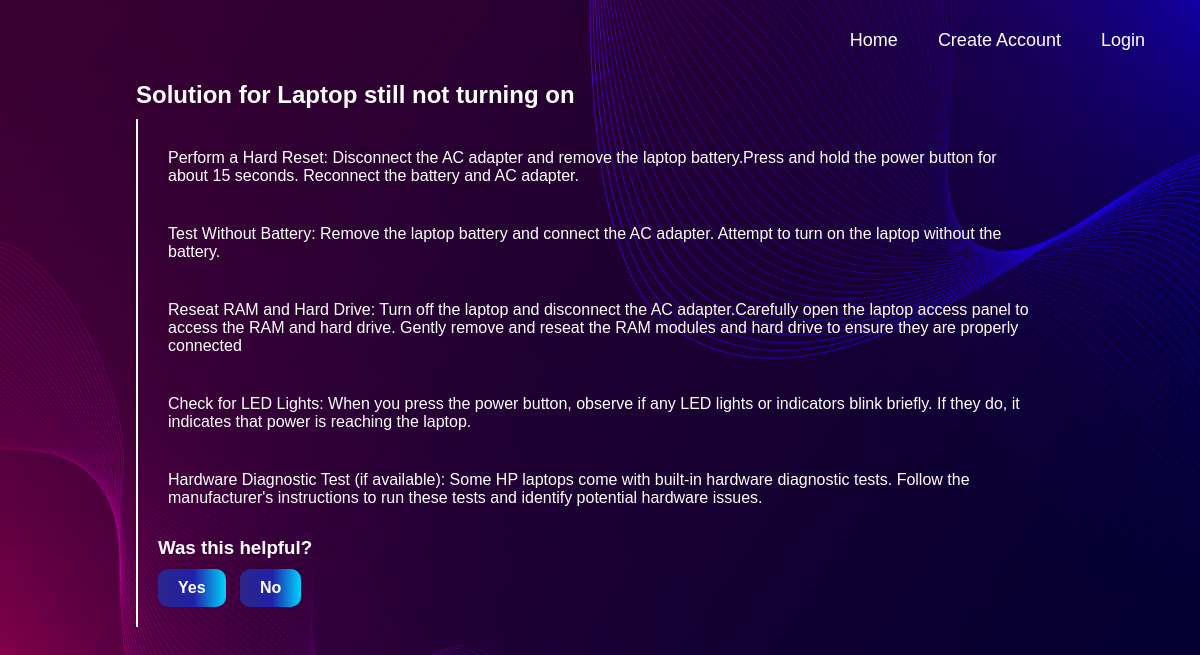
The page /troubleshoot/3 on the database its author committed.
### models.py (models this page shows, shortened)
class Solution(db.Model):
    __tablename__ = "solutions"
    id = db.Column(db.Integer, primary_key = True)
    name = db.Column(db.String)
    issues = db.relationship("Issue",secondary=issue_solution,backref="solutions")
    steps = db.relationship('Step', backref='solutions')

class Step(db.Model):
    __tablename__ = "steps"
    id = db.Column(db.Integer, primary_key = True)
    solution_id = db.Column(db.Integer,db.ForeignKey('solutions.id'))
    step = db.Column(db.String)
    order = db.Column(db.Integer)

### app.py (the view)
@app.route("/troubleshoot/<id>")
def troubleshoot(id):
    solution = models.db.get_or_404(models.Solution,int(id))
    steps = list(solution.steps)
    steps.sort(key=lambda x: x.order)
    step_number = request.args.get('step')
    if step_number and step_number.isnumeric():
        print("Yes")
        step_number = int(step_number)
        if step_number >= len(steps):
            return render_template("troubleshoot.html",solution=solution,steps = steps, step_number = len(steps), last=True)
        steps = steps[:step_number]
        return render_template("troubleshoot.html",solution = solution, steps = steps, step_number = step_number,last=False)
    else:
        return render_template("troubleshoot.html",solution=solution,steps = steps, step_number = len(steps), last=True)

### templates/troubleshoot.html (shortened to what this page needs)
{% extends "base.html" %}
{% block content %}
    <div class="container">
        <h2>Solution for {{solution.name}}</h2>
        <div class="content-box">
            {% for step in steps %}
                <div class="solution-box">
                    {{step.step}}
                </div>
                {% if loop.last and last %}
                <div class="feedback-box">
                    <h3>Was this helpful?</h3>
                    <div class="w-100">
                        <a href="{{ url_for('index') }}" class="site-button" style="margin-right: 10px;">Yes</a>
                        <a href="https://support.hp.com/us-en" class="site-button">No</a>
                    </div>
                </div>
                {% endif %}
            {% endfor %}
        </div>
    </div>
{% endblock %}

### static/style.css (style rules this page uses)
* { margin: 0; padding: 0; box-sizing: border-box; font-family: "Poppins", sans-serif; }
body { font-family: Arial, sans-serif; margin: 20px; background: url("bg.jpg"); background-repeat: no-repeat; background-size: cover; }
h1,h2,h3,h4,h5,h6 { color: #ffffff; margin-bottom: 10px; }
.w-100 { width: 100%; }
.site-button { display: inline-block; padding: 10px 20px; color: white; background: rgb(44,38,138); background: linear-gradient(90deg, rgba(44,38,138,1) 0%, rgba(33,33,170,1) 53%, rgba(0,212,255,1) 100%); border: none; outline: none; border-radius: 10px; cursor: pointer; transition: 0.5s; font-weight: bold; text-decoration: none; }
.container { width: 80%; margin: auto; }
.content-box { padding: 20px; border-left: 2px solid white; }
.solution-box { margin-bottom: 20px; padding: 10px; color: white; background: url("form-bg.jpg"); background-repeat: no-repeat; background-size: cover; border-radius: 10px; }

### rows shown on the page
Solution: name "Laptop still not turning on"
Step: step "Perform a Hard Reset: Disconnect the AC adapter and remove the laptop battery.Press and hold the power button for about 15 seconds. Reconnect the battery and AC adapter."
Step: step "Test Without Battery: Remove the laptop battery and connect the AC adapter. Attempt to turn on the laptop without the battery."
Step: step "Reseat RAM and Hard Drive: Turn off the laptop and disconnect the AC adapter.Carefully open the laptop access panel to access the RAM and hard drive. Gently remove and reseat the RAM modules and hard drive to ensure they are properly connected"
Step: step "Check for LED Lights: When you press the power button, observe if any LED lights or indicators blink briefly. If they do, it indicates that power is reaching the laptop."
Step: step "Hardware Diagnostic Test (if available): Some HP laptops come with built-in hardware diagnostic tests. Follow the manufacturer's instructions to run these tests and identify potential hardware issues."
